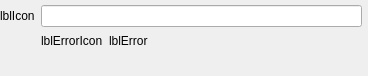
<?xml version="1.0" encoding="UTF-8"?>
<ui version="4.0">
 <class>AddMetaItemWidgetClass</class>
 <widget class="QWidget" name="AddMetaItemWidgetClass">
  <property name="geometry">
   <rect>
    <x>0</x>
    <y>0</y>
    <width>368</width>
    <height>76</height>
   </rect>
  </property>
  <layout class="QGridLayout" name="gridLayout">
   <property name="leftMargin">
    <number>0</number>
   </property>
   <property name="topMargin">
    <number>5</number>
   </property>
   <property name="rightMargin">
    <number>0</number>
   </property>
   <property name="bottomMargin">
    <number>5</number>
   </property>
   <item row="0" column="0">
    <widget class="QLabel" name="lblIcon">
     <property name="text">
      <string notr="true">lblIcon</string>
     </property>
    </widget>
   </item>
   <item row="0" column="1">
    <widget class="QLineEdit" name="lneContact"/>
   </item>
   <item row="0" column="2">
    <widget class="CloseButton" name="cbtDelete" native="true"/>
   </item>
   <item row="1" column="1" colspan="2">
    <layout class="QHBoxLayout" name="horizontalLayout">
     <item>
      <widget class="QLabel" name="lblErrorIcon">
       <property name="text">
        <string notr="true">lblErrorIcon</string>
       </property>
      </widget>
     </item>
     <item>
      <widget class="CustomLabel" name="lblError">
       <property name="sizePolicy">
        <sizepolicy hsizetype="Expanding" vsizetype="Preferred">
         <horstretch>0</horstretch>
         <verstretch>0</verstretch>
        </sizepolicy>
       </property>
       <property name="text">
        <string notr="true">lblError</string>
       </property>
       <property name="wordWrap">
        <bool>true</bool>
       </property>
      </widget>
     </item>
    </layout>
   </item>
   <item row="2" column="1" colspan="2">
    <widget class="QWidget" name="wdtSelectProfile" native="true"/>
   </item>
  </layout>
 </widget>
 <layoutdefault spacing="6" margin="11"/>
 <customwidgets>
  <customwidget>
   <class>CustomLabel</class>
   <extends>QLabel</extends>
   <header location="global">utils/customlabel.h</header>
  </customwidget>
  <customwidget>
   <class>CloseButton</class>
   <extends>QWidget</extends>
   <header location="global">utils/closebutton.h</header>
   <container>1</container>
  </customwidget>
 </customwidgets>
 <resources/>
 <connections/>
</ui>
